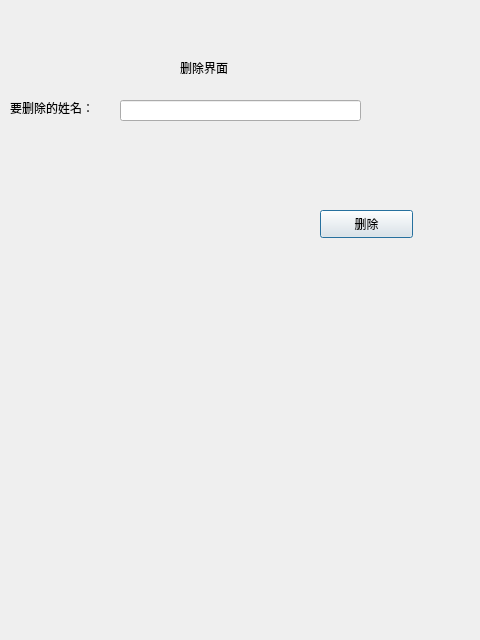
<?xml version="1.0" encoding="UTF-8"?>
<ui version="4.0">
 <class>delet</class>
 <widget class="QDialog" name="delet">
  <property name="geometry">
   <rect>
    <x>0</x>
    <y>0</y>
    <width>480</width>
    <height>640</height>
   </rect>
  </property>
  <property name="windowTitle">
   <string>Dialog</string>
  </property>
  <widget class="QLabel" name="label">
   <property name="geometry">
    <rect>
     <x>180</x>
     <y>60</y>
     <width>221</width>
     <height>16</height>
    </rect>
   </property>
   <property name="text">
    <string>删除界面</string>
   </property>
  </widget>
  <widget class="QLabel" name="label_2">
   <property name="geometry">
    <rect>
     <x>10</x>
     <y>100</y>
     <width>101</width>
     <height>16</height>
    </rect>
   </property>
   <property name="text">
    <string>要删除的姓名：</string>
   </property>
  </widget>
  <widget class="QLineEdit" name="lineEdit">
   <property name="geometry">
    <rect>
     <x>120</x>
     <y>100</y>
     <width>241</width>
     <height>21</height>
    </rect>
   </property>
  </widget>
  <widget class="QPushButton" name="pushButton">
   <property name="geometry">
    <rect>
     <x>320</x>
     <y>210</y>
     <width>93</width>
     <height>28</height>
    </rect>
   </property>
   <property name="text">
    <string>删除</string>
   </property>
  </widget>
 </widget>
 <resources/>
 <connections/>
</ui>
